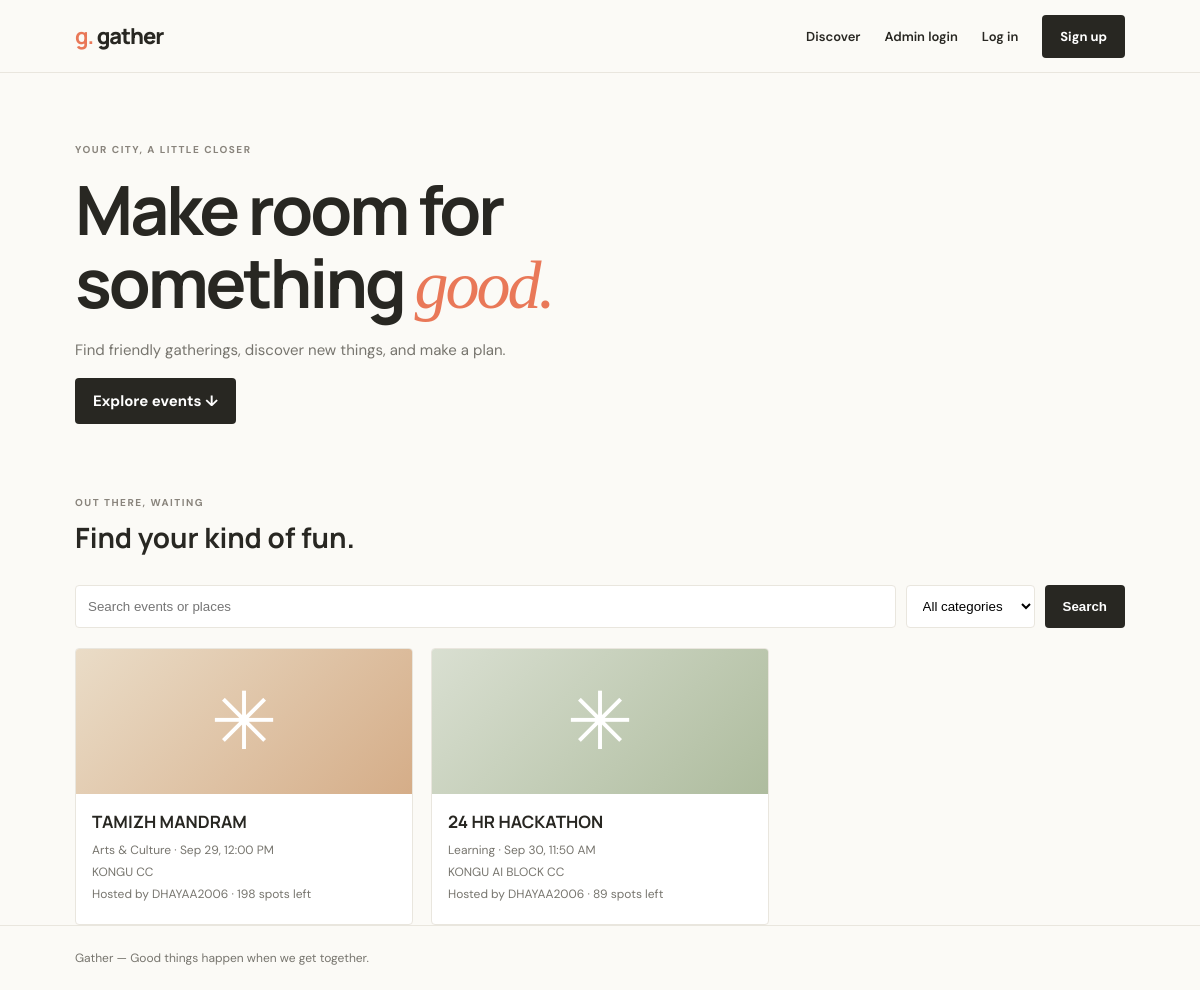
The page / on the database its author committed.
### events/models.py (models this page shows, shortened)
class Event(models.Model):
    CATEGORIES = [
        ("Community", "Community"),
        ("Music", "Music"),
        ("Food & Drink", "Food & Drink"),
        ("Learning", "Learning"),
        ("Arts & Culture", "Arts & Culture"),
        ("Other", "Other"),
    ]
    organizer = models.ForeignKey(
        settings.AUTH_USER_MODEL,
        on_delete=models.CASCADE,
        related_name="organized_events",
    )
    title = models.CharField(max_length=120)
    slug = models.SlugField(unique=True, blank=True)
    category = models.CharField(max_length=30, choices=CATEGORIES, default="Community")
    description = models.TextField(max_length=3000)
    starts_at = models.DateTimeField()
    location = models.CharField(max_length=180)
    capacity = models.PositiveIntegerField(validators=[MinValueValidator(1)])
    whatsapp_group_url = models.URLField(blank=True)
    created_at = models.DateTimeField(auto_now_add=True)
    class Meta:
        ordering = ["starts_at"]
    @property
    def spots_left(self):
        active_registrations = self.registrations.exclude(status="rejected").count()
        return max(self.capacity - active_registrations, 0)

### events/views.py (the view)
# urls.py: path("", views.home, name="home"),
def home(request):
    events = Event.objects.filter(starts_at__gt=timezone.now()).select_related("organizer")
    query = request.GET.get("q", "").strip()
    category = request.GET.get("category", "").strip()
    if query:
        events = events.filter(
            Q(title__icontains=query)
            | Q(description__icontains=query)
            | Q(location__icontains=query)
        )
    if category in dict(Event.CATEGORIES):
        events = events.filter(category=category)
    return render(
        request,
        "events/home.html",
        {"events": events, "query": query, "categories": Event.CATEGORIES, "category": category},
    )

### events/templates/events/home.html
{% extends "base.html" %}
{% block content %}
<section class="hero">
  <span class="eyebrow">YOUR CITY, A LITTLE CLOSER</span>
  <h1>Make room for<br>something <em>good.</em></h1>
  <p>Find friendly gatherings, discover new things, and make a plan.</p>
  <a class="button" href="#events">Explore events ↓</a>
</section>
<section id="events">
  <div class="section-head"><div><span class="eyebrow">OUT THERE, WAITING</span><h2>Find your kind of fun.</h2></div></div>
  <form class="filters" method="get">
    <input type="search" name="q" placeholder="Search events or places" value="{{ query }}">
    <select name="category"><option value="">All categories</option>{% for value,label in categories %}<option value="{{ value }}" {% if category == value %}selected{% endif %}>{{ label }}</option>{% endfor %}</select>
    <button class="button" type="submit">Search</button>
  </form>
  {% if events %}
  <div class="grid">{% for event in events %}
    <article class="card"><a href="{% url 'event_detail' event.slug %}"><div class="art" aria-hidden="true">✳</div></a>
      <div class="card-body"><a href="{% url 'event_detail' event.slug %}"><h3>{{ event.title }}</h3></a>
        <p>{{ event.category }} · {{ event.starts_at|date:"M j, g:i A" }}</p><p>{{ event.location }}</p>
        <p>Hosted by {{ event.organizer.username }} · {{ event.spots_left }} spots left</p>
      </div>
    </article>
  {% endfor %}</div>
  {% else %}<div class="empty"><h3>No events found just yet.</h3><p>Try another search, or host the first one.</p>{% if user.is_authenticated %}<a href="{% url 'event_create' %}">Create an event →</a>{% else %}<a href="{% url 'signup' %}">Sign up to host an event →</a>{% endif %}</div>{% endif %}
</section>
{% endblock %}

### templates/base.html (style rules this page uses)
:root { --ink:#282722;--muted:#77756e;--paper:#fbfaf6;--orange:#e97858;--line:#e9e6de }
* { box-sizing:border-box }
body { margin:0;background:var(--paper);color:var(--ink);font:15px "DM Sans",sans-serif }
a { color:inherit;text-decoration:none }
.button { display:inline-block;border:0;border-radius:4px;background:var(--ink);color:#fff;padding:13px 18px;font-weight:700;cursor:pointer }
.hero { padding:65px 0 45px }
.eyebrow { color:#89847c;font-size:10px;font-weight:700;letter-spacing:1.5px }
h1,h2,h3 { font-family:Manrope,sans-serif }
h1 { font-size:clamp(42px,7vw,68px);letter-spacing:-3px;line-height:1.08;margin:15px 0 }
h1 em { color:var(--orange);font-family:Georgia,serif;font-weight:400 }
.hero p,.muted { color:var(--muted);line-height:1.7 }
.section-head { display:flex;justify-content:space-between;align-items:end;margin:22px 0 }
.section-head h2 { font-size:28px;margin:7px 0 }
.filters { display:flex;gap:10px;margin:20px 0 }
.filters input,.filters select { padding:12px;border:1px solid var(--line);background:white;border-radius:4px;min-width:0 }
.filters input { flex:1 }
.grid { display:grid;grid-template-columns:repeat(3,1fr);gap:18px }
.card { border:1px solid var(--line);background:white;border-radius:4px;overflow:hidden }
.art { height:145px;background:linear-gradient(135deg,#eadcc7,#d5ad88);display:flex;align-items:center;justify-content:center;color:white;font:80px Georgia,serif }
.card:nth-child(3n+2) .art { background:linear-gradient(135deg,#d9dfd1,#aebc9e) }
.card-body { padding:16px }
.card h3 { font-size:17px;margin:0 0 9px }
.card p { color:var(--muted);font-size:12px;margin:6px 0 }

### rows shown on the page
Event: title "TAMIZH MANDRAM", category "Arts & Culture", starts_at "Sep 29, 12:00 PM", location "KONGU CC", organizer.username "DHAYAA2006", spots_left "198"
Event: title "24 HR HACKATHON", category "Learning", starts_at "Sep 30, 11:50 AM", location "KONGU AI BLOCK CC", organizer.username "DHAYAA2006", spots_left "89"
